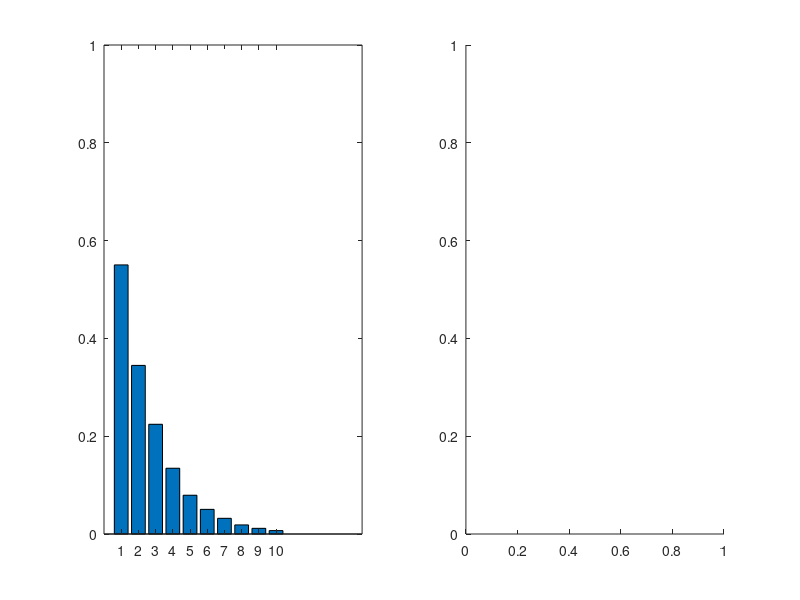

Write MATLAB code to recreate this figure. (Note: this script raises an error after producing the figure.)

d0=4;
qmax=10;     % maximum dependence order
pnew=qmax;
dnew=d0*ones(1,qmax);   % redefine the number of levels of each predictor, now the predictor set includes qmax preceding y values
dmax=max(dnew);
pM=zeros(pnew,dmax);
%varphi_set=[0 0.25 0.5 0.75 1];
varphi_set=[0.5];
n_varphi=length(varphi_set);
for i=1:n_varphi
    varphi=varphi_set(i);
    for j=1:pnew
        pM(j,1:dnew(j))=exp(-(varphi*j*(1:dnew(j))-1)); % prior probability for k_{j}
        pM(j,1:dnew(j))=pM(j,1:dnew(j))./sum(pM(j,1:dnew(j)));
    end

    Nsample=10000;
    Ksample=zeros(Nsample,qmax);
    for j=1:qmax
        Ksample(1:Nsample,j)=randsample(dnew(j),Nsample,'true',pM(j,:));
    end
    Kgrtrthn1=sum((Ksample>1),1)./Nsample;
    NKgrtrthn1=tabulate(sum((Ksample>1),2));

    h(2*i-1)=subplot(n_varphi,2,2*i-1);
    h(2*i)=subplot(n_varphi,2,2*i);

    bar(h(2*i-1),Kgrtrthn1);
    set(gca,'XTick',1:qmax);
    xlim(h(2*i-1),[0 pnew+5]);
    ylim(h(2*i-1),[0 1]);
    str=sprintf('$$\\varphi = %1.2f$$',varphi);
	lh=gtext(str);
	set(lh,'Interpreter','latex');

    bar(h(2*i),NKgrtrthn1(:,3)./100,'BarWidth', 0.7);
    xlim(h(2*i),[0 pnew+2]);
    ylim(h(2*i),[0 0.5]);
    str=sprintf('$$\\varphi = %1.2f$$',varphi);
	lh=gtext(str);
	%lh=title(h(2*i),str);
	set(lh,'Interpreter','latex');
    set(gca,'XTickLabel',0:qmax);
end

